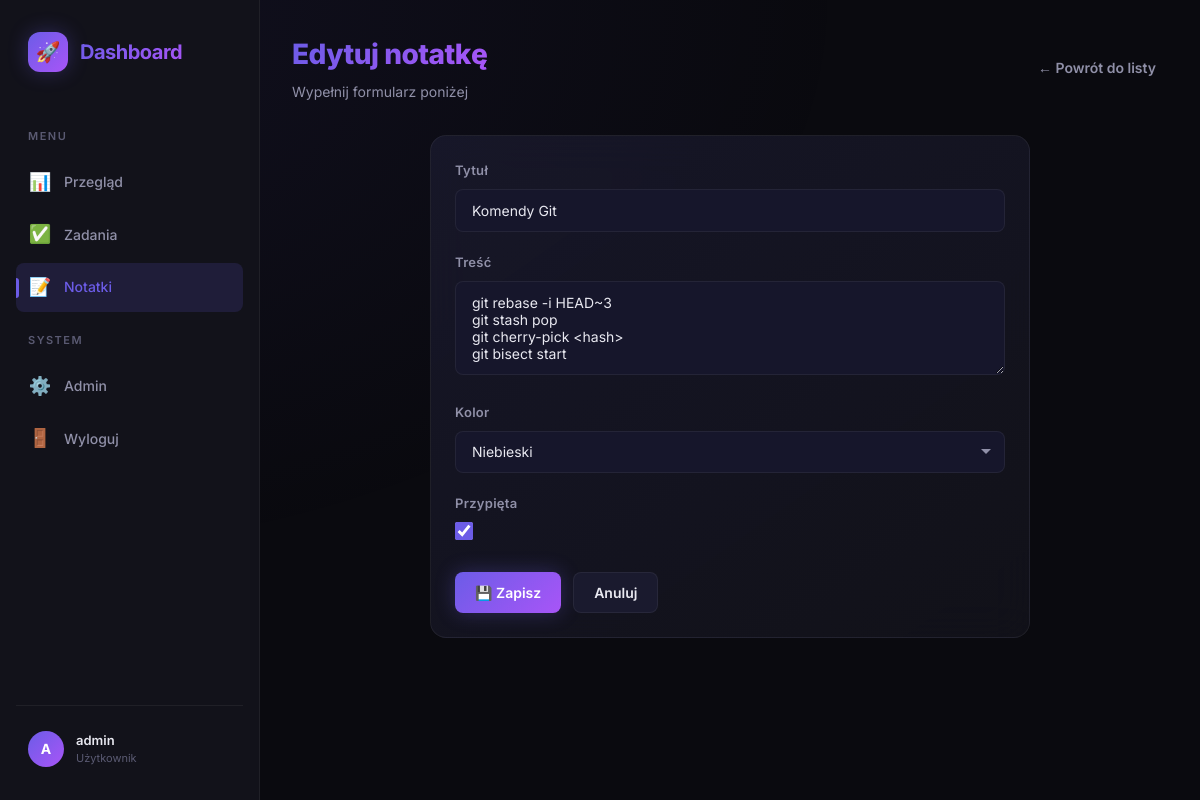
The app's page /notes/2/edit/ (signed in) with its own data.
### dashboard/models.py (models this page shows, shortened)
class Note(models.Model):
    COLOR_CHOICES = [
        ('#6c5ce7', 'Fioletowy'),
        ('#00b894', 'Zielony'),
        ('#fdcb6e', 'Żółty'),
        ('#e17055', 'Pomarańczowy'),
        ('#0984e3', 'Niebieski'),
        ('#d63031', 'Czerwony'),
    ]
    user = models.ForeignKey(User, on_delete=models.CASCADE, related_name='notes')
    title = models.CharField(max_length=200, verbose_name='Tytuł')
    content = models.TextField(verbose_name='Treść')
    color = models.CharField(max_length=7, choices=COLOR_CHOICES, default='#6c5ce7', verbose_name='Kolor')
    pinned = models.BooleanField(default=False, verbose_name='Przypięta')
    created_at = models.DateTimeField(auto_now_add=True)
    updated_at = models.DateTimeField(auto_now=True)
    class Meta:
        ordering = ['-pinned', '-created_at']
        verbose_name = 'Notatka'
        verbose_name_plural = 'Notatki'

### dashboard/views.py (the view)
# urls.py: path('notes/<int:pk>/edit/', views.note_edit, name='note_edit'),
@login_required
def note_edit(request, pk):
    note = get_object_or_404(Note, pk=pk, user=request.user)
    if request.method == 'POST':
        form = NoteForm(request.POST, instance=note)
        if form.is_valid():
            form.save()
            messages.success(request, 'Notatka zaktualizowana!')
            return redirect('note_list')
    else:
        form = NoteForm(instance=note)
    return render(request, 'dashboard/note_form.html', {'form': form, 'title': 'Edytuj notatkę'})

### dashboard/forms.py
class NoteForm(forms.ModelForm):
    class Meta:
        model = Note
        fields = ['title', 'content', 'color', 'pinned']
        widgets = {
            'title': forms.TextInput(attrs={
                'class': 'form-input',
                'placeholder': 'Tytuł notatki...',
                'id': 'note-title-input',
            }),
            'content': forms.Textarea(attrs={
                'class': 'form-input form-textarea',
                'placeholder': 'Treść notatki...',
                'rows': 4,
                'id': 'note-content-input',
            }),
            'color': forms.Select(attrs={
                'class': 'form-input form-select',
                'id': 'note-color-select',
            }),
            'pinned': forms.CheckboxInput(attrs={
                'class': 'form-checkbox',
                'id': 'note-pinned-checkbox',
            }),
        }

### templates/dashboard/note_form.html (shortened to what this page needs)
{% extends 'dashboard/base.html' %}
{% block content %}
<div class="fade-in">
    <div class="page-header">
        <div>
            <h1 class="page-title"><span>{{ title }}</span></h1>
            <p class="page-subtitle">Wypełnij formularz poniżej</p>
        </div>
        <a href="{% url 'note_list' %}" class="btn btn-ghost" id="btn-back-to-notes">← Powrót do listy</a>
    </div>
    <div class="card form-card">
        <form method="post" id="note-form">
            {% for field in form %}
            <div class="form-group">
                <label for="{{ field.id_for_label }}" class="form-label">{{ field.label }}</label>
                {{ field }}
            </div>
            {% endfor %}
            <div class="form-actions">
                <button type="submit" class="btn btn-primary" id="btn-submit-note">💾 Zapisz</button>
                <a href="{% url 'note_list' %}" class="btn btn-secondary">Anuluj</a>
            </div>
        </form>
    </div>
</div>
{% endblock %}

### templates/dashboard/base.html (shortened to what this page needs)
{% load static %}
<!DOCTYPE html>
<html lang="pl">
<head>
    <link rel="stylesheet" href="{% static 'css/style.css' %}">
</head>
<body>
    <div class="app-layout">
        <aside class="sidebar" id="sidebar">
            <div class="sidebar-logo">
                <div class="sidebar-logo-icon">🚀</div>
                <div class="sidebar-logo-text">Dashboard</div>
            </div>
            <nav class="sidebar-nav">
                <div class="nav-section-label">Menu</div>
                <a href="{% url 'dashboard' %}" class="nav-link {% if request.resolver_match.url_name == 'dashboard' %}active{% endif %}" id="nav-dashboard">
                    <span class="nav-link-icon">📊</span>
                    <span>Przegląd</span>
                </a>
                <a href="{% url 'task_list' %}" class="nav-link {% if 'task' in request.resolver_match.url_name %}active{% endif %}" id="nav-tasks">
                    <span class="nav-link-icon">✅</span>
                    <span>Zadania</span>
                </a>
                <a href="{% url 'note_list' %}" class="nav-link {% if 'note' in request.resolver_match.url_name %}active{% endif %}" id="nav-notes">
                    <span class="nav-link-icon">📝</span>
                    <span>Notatki</span>
                </a>
                <div class="nav-section-label">System</div>
                <a href="{% url 'admin:index' %}" class="nav-link" id="nav-admin">
                    <span class="nav-link-icon">⚙️</span>
                    <span>Admin</span>
                </a>
                <a href="{% url 'logout' %}" class="nav-link" id="nav-logout">
                    <span class="nav-link-icon">🚪</span>
                    <span>Wyloguj</span>
                </a>
            </nav>
            <div class="sidebar-footer">
                <div class="sidebar-user">
                    <div class="sidebar-user-avatar">
                        {{ request.user.username|first|upper }}
                    </div>
                    <div class="sidebar-user-info">
                        <div class="sidebar-user-name">{{ request.user.username }}</div>
                        <div class="sidebar-user-role">Użytkownik</div>
                    </div>
                </div>
            </div>
        </aside>
        <main class="main-content">
            {% block content %}{% endblock %}
        </main>
    </div>
</body>
</html>

### records on screen
Note: form "Komendy Git" "git rebase -i HEAD~3 git stash pop git cherry-pick <hash> git bisect start" "Niebieski" "☑"

### other values on screen
{{ request.user.username|first|upper }} "A"
{{ request.user.username }} "admin"
{{ title }} "Edytuj notatkę"
{{ field.label }} "Tytuł" "Treść" "Kolor" "Przypięta"
